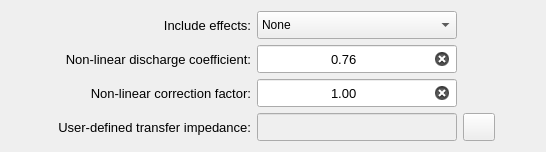
                   <widget class="QFrame" name="frame_2">
                    <property name="frameShape">
                     <enum>QFrame::NoFrame</enum>
                    </property>
                    <property name="frameShadow">
                     <enum>QFrame::Raised</enum>
                    </property>
                    <layout class="QGridLayout" name="gridLayout_7">
                     <item row="0" column="3">
                      <widget class="QLabel" name="label_23">
                       <property name="minimumSize">
                        <size>
                         <width>32</width>
                         <height>0</height>
                        </size>
                       </property>
                       <property name="maximumSize">
                        <size>
                         <width>32</width>
                         <height>16777215</height>
                        </size>
                       </property>
                       <property name="font">
                        <font>
                         <pointsize>10</pointsize>
                        </font>
                       </property>
                       <property name="text">
                        <string/>
                       </property>
                      </widget>
                     </item>
                     <item row="4" column="3">
                      <widget class="QPushButton" name="pushButton_load_path">
                       <property name="minimumSize">
                        <size>
                         <width>32</width>
                         <height>28</height>
                        </size>
                       </property>
                       <property name="maximumSize">
                        <size>
                         <width>32</width>
                         <height>28</height>
                        </size>
                       </property>
                       <property name="text">
                        <string/>
                       </property>
                       <property name="icon">
                        <iconset>
                         <normaloff>../../../../icons/import.png</normaloff>../../../../icons/import.png</iconset>
                       </property>
                       <property name="iconSize">
                        <size>
                         <width>20</width>
                         <height>20</height>
                        </size>
                       </property>
                      </widget>
                     </item>
                     <item row="0" column="4">
                      <spacer name="horizontalSpacer_3">
                       <property name="orientation">
                        <enum>Qt::Horizontal</enum>
                       </property>
                       <property name="sizeHint" stdset="0">
                        <size>
                         <width>40</width>
                         <height>20</height>
                        </size>
                       </property>
                      </spacer>
                     </item>
                     <item row="4" column="2">
                      <widget class="QLineEdit" name="lineEdit_user_defined_transfer_impedance_path">
                       <property name="enabled">
                        <bool>false</bool>
                       </property>
                       <property name="minimumSize">
                        <size>
                         <width>200</width>
                         <height>28</height>
                        </size>
                       </property>
                       <property name="maximumSize">
                        <size>
                         <width>200</width>
                         <height>28</height>
                        </size>
                       </property>
                       <property name="font">
                        <font>
                         <pointsize>8</pointsize>
                        </font>
                       </property>
                       <property name="toolTip">
                        <string>User-defined normalized transfer impedance table path</string>
                       </property>
                       <property name="text">
                        <string/>
                       </property>
                       <property name="alignment">
                        <set>Qt::AlignCenter</set>
                       </property>
                       <property name="clearButtonEnabled">
                        <bool>true</bool>
                       </property>
                      </widget>
                     </item>
                     <item row="0" column="0">
                      <spacer name="horizontalSpacer_2">
                       <property name="orientation">
                        <enum>Qt::Horizontal</enum>
                       </property>
                       <property name="sizeHint" stdset="0">
                        <size>
                         <width>40</width>
                         <height>20</height>
                        </size>
                       </property>
                      </spacer>
                     </item>
                     <item row="3" column="2">
                      <widget class="QLineEdit" name="lineEdit_non_linear_correction_factor">
                       <property name="enabled">
                        <bool>true</bool>
                       </property>
                       <property name="minimumSize">
                        <size>
                         <width>200</width>
                         <height>28</height>
                        </size>
                       </property>
                       <property name="maximumSize">
                        <size>
                         <width>200</width>
                         <height>28</height>
                        </size>
                       </property>
                       <property name="font">
                        <font>
                         <pointsize>10</pointsize>
                        </font>
                       </property>
                       <property name="toolTip">
                        <string>Non-linear correction factor</string>
                       </property>
                       <property name="text">
                        <string>1.00</string>
                       </property>
                       <property name="alignment">
                        <set>Qt::AlignCenter</set>
                       </property>
                       <property name="clearButtonEnabled">
                        <bool>true</bool>
                       </property>
                      </widget>
                     </item>
                     <item row="2" column="2">
                      <widget class="QLineEdit" name="lineEdit_non_linear_discharge_coefficient">
                       <property name="enabled">
                        <bool>true</bool>
                       </property>
                       <property name="minimumSize">
                        <size>
                         <width>200</width>
                         <height>28</height>
                        </size>
                       </property>
                       <property name="maximumSize">
                        <size>
                         <width>200</width>
                         <height>28</height>
                        </size>
                       </property>
                       <property name="font">
                        <font>
                         <pointsize>10</pointsize>
                        </font>
                       </property>
                       <property name="toolTip">
                        <string>Non-linear discharge coefficient</string>
                       </property>
                       <property name="text">
                        <string>0.76</string>
                       </property>
                       <property name="alignment">
                        <set>Qt::AlignCenter</set>
                       </property>
                       <property name="clearButtonEnabled">
                        <bool>true</bool>
                       </property>
                      </widget>
                     </item>
                     <item row="3" column="1">
                      <widget class="QLabel" name="label_14">
                       <property name="minimumSize">
                        <size>
                         <width>200</width>
                         <height>0</height>
                        </size>
                       </property>
                       <property name="maximumSize">
                        <size>
                         <width>200</width>
                         <height>16777215</height>
                        </size>
                       </property>
                       <property name="font">
                        <font>
                         <pointsize>10</pointsize>
                        </font>
                       </property>
                       <property name="text">
                        <string>Non-linear correction factor:</string>
                       </property>
                       <property name="alignment">
                        <set>Qt::AlignRight|Qt::AlignTrailing|Qt::AlignVCenter</set>
                       </property>
                      </widget>
                     </item>
                     <item row="0" column="2">
                      <widget class="QComboBox" name="comboBox_include_effects">
                       <property name="minimumSize">
                        <size>
                         <width>200</width>
                         <height>28</height>
                        </size>
                       </property>
                       <property name="maximumSize">
                        <size>
                         <width>200</width>
                         <height>28</height>
                        </size>
                       </property>
                       <item>
                        <property name="text">
                         <string>None</string>
                        </property>
                       </item>
                       <item>
                        <property name="text">
                         <string>Non-linear</string>
                        </property>
                       </item>
                       <item>
                        <property name="text">
                         <string>User-defined</string>
                        </property>
                       </item>
                       <item>
                        <property name="text">
                         <string>Non-linear + User-defined</string>
                        </property>
                       </item>
                      </widget>
                     </item>
                     <item row="2" column="1">
                      <widget class="QLabel" name="label_11">
                       <property name="minimumSize">
                        <size>
                         <width>200</width>
                         <height>0</height>
                        </size>
                       </property>
                       <property name="maximumSize">
                        <size>
                         <width>200</width>
                         <height>16777215</height>
                        </size>
                       </property>
                       <property name="font">
                        <font>
                         <pointsize>10</pointsize>
                        </font>
                       </property>
                       <property name="text">
                        <string>Non-linear discharge coefficient:</string>
                       </property>
                       <property name="alignment">
                        <set>Qt::AlignRight|Qt::AlignTrailing|Qt::AlignVCenter</set>
                       </property>
                      </widget>
                     </item>
                     <item row="0" column="1">
                      <widget class="QLabel" name="label_15">
                       <property name="minimumSize">
                        <size>
                         <width>200</width>
                         <height>28</height>
                        </size>
                       </property>
                       <property name="maximumSize">
                        <size>
                         <width>200</width>
                         <height>28</height>
                        </size>
                       </property>
                       <property name="font">
                        <font>
                         <pointsize>10</pointsize>
                        </font>
                       </property>
                       <property name="text">
                        <string>Include effects:</string>
                       </property>
                       <property name="alignment">
                        <set>Qt::AlignRight|Qt::AlignTrailing|Qt::AlignVCenter</set>
                       </property>
                      </widget>
                     </item>
                     <item row="4" column="1">
                      <widget class="QLabel" name="label_17">
                       <property name="minimumSize">
                        <size>
                         <width>200</width>
                         <height>28</height>
                        </size>
                       </property>
                       <property name="maximumSize">
                        <size>
                         <width>200</width>
                         <height>28</height>
                        </size>
                       </property>
                       <property name="font">
                        <font>
                         <pointsize>10</pointsize>
                        </font>
                       </property>
                       <property name="text">
                        <string>User-defined transfer impedance:</string>
                       </property>
                       <property name="alignment">
                        <set>Qt::AlignRight|Qt::AlignTrailing|Qt::AlignVCenter</set>
                       </property>
                      </widget>
                     </item>
                    </layout>
                   </widget>
